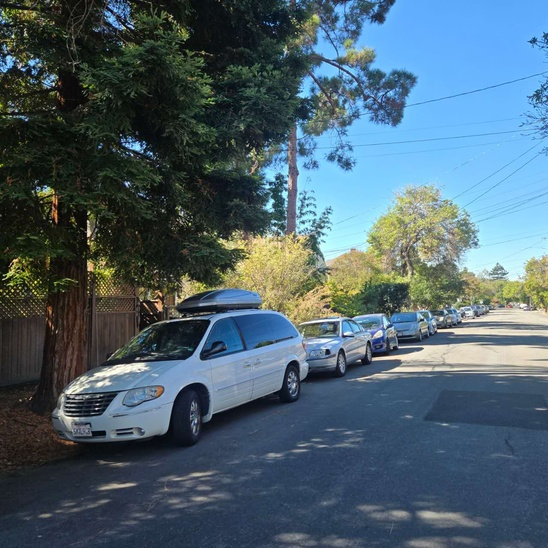
#> input picture project3B/assets/ParkerL.jpg, 548 x 548 px, shrunk from 1280 x 1280 before the run; the run also reads 1 picture not shown here
$ python auto_mosaic.py
#> lines starting #> are read from the running program, lines starting #| are printed output that depends on the picture
### project3B/harris.py

import numpy as np
import matplotlib.pyplot as plt
from skimage.feature import corner_harris, peak_local_max
from skimage.io import imread
from skimage.color import rgb2gray
import os


def get_harris_corners(im, edge_discard=20, min_distance=5, threshold_rel=0.01):
    """
    This function takes a b&w image and an optional amount to discard
    on the edge (default is 5 pixels), and finds all harris corners
    in the image. Harris corners near the edge are discarded and the
    coordinates of the remaining corners are returned. A 2d array (h)
    containing the h value of every pixel is also returned.

    h is the same shape as the original image, im.
    coords is 2 x n (ys, xs).

    Parameters:
    - min_distance: Minimum number of pixels separating corners (helps reduce corner count)
    - threshold_rel: Minimum intensity threshold for corners (relative to max)
    """

    assert edge_discard >= 20

    # find harris corners
    h = corner_harris(im, method='eps', sigma=1)
    # Adjust these parameters to reduce the number of corners before ANMS
    coords = peak_local_max(h, min_distance=min_distance, threshold_rel=threshold_rel)

    # discard points on edge
    edge = edge_discard  # pixels
    mask = (coords[:, 0] > edge) & \
           (coords[:, 0] < im.shape[0] - edge) & \
           (coords[:, 1] > edge) & \
           (coords[:, 1] < im.shape[1] - edge)
    coords = coords[mask].T
    return h, coords


# [22 lines left out: function dist2, not called in this run]


def anms(corners, harris_values, num_points=500, c_robust=0.9):
    """
    Adaptive Non-Maximal Suppression

    Parameters:
    - corners: 2 x n array of corner coordinates (ys, xs)
    - harris_values: 2D array of harris corner response values
    - num_points: Number of corners to select
    - c_robust: Robustness constant (default 0.9)

    Returns:
    - selected_corners: 2 x num_points array of selected corners
    """
    # Get harris values for each corner
    corner_strengths = harris_values[corners[0, :], corners[1, :]]

    # Convert corners to n x 2 for distance calculation
    corners_transposed = corners.T  # n x 2 (y, x)

    n = corners_transposed.shape[0]

    # Calculate radius for each point
    radii = np.inf * np.ones(n)

    print(f"Computing suppression radii for {n} corners...")

    # For each corner i
    for i in range(n):
        # Find all corners j where f(xi) < c_robust * f(xj)
        # This is equivalent to: f(xj) > f(xi) / c_robust
        # Meaning: neighbor must be significantly stronger (> 1.11x for c_robust=0.9)
        stronger_mask = corner_strengths > corner_strengths[i] / c_robust

        if np.any(stronger_mask):
            # Get corners that are stronger
            stronger_corners = corners_transposed[stronger_mask]

            # Compute distances to all stronger corners
            distances = np.sqrt(np.sum((stronger_corners - corners_transposed[i])**2, axis=1))

            # Minimum distance to any stronger corner
            radii[i] = np.min(distances)

    # Select top num_points corners with largest radii
    if n > num_points:
        # Get indices of corners with largest radii
        selected_indices = np.argsort(radii)[-num_points:]
    else:
        selected_indices = np.arange(n)

    selected_corners = corners[:, selected_indices]

    return selected_corners


def match_features(descriptors1, descriptors2, corners1, corners2, ratio_threshold=0.5):
    """
    Match features between two images using Lowe's ratio test.

    Parameters:
    - descriptors1: n1 x 64 array of descriptors from image 1
    - descriptors2: n2 x 64 array of descriptors from image 2
    - corners1: 2 x n1 array of corner locations in image 1
    - corners2: 2 x n2 array of corner locations in image 2
    - ratio_threshold: Threshold for Lowe's ratio test (default 0.5)

    Returns:
    - matches: List of tuples (idx1, idx2) where idx1 is index in image1 and idx2 in image2
    - match_distances: List of matching distances (e1-NN)
    """
    matches = []
    match_distances = []

    print(f"Matching {descriptors1.shape[0]} features from image 1 with {descriptors2.shape[0]} features from image 2...")

    # For each feature in image 1, find matches in image 2
    for i in range(descriptors1.shape[0]):
        # Compute Euclidean distances to all features in image 2
        distances = np.sqrt(np.sum((descriptors2 - descriptors1[i])**2, axis=1))

        # Sort to get nearest neighbors
        sorted_indices = np.argsort(distances)

        if len(sorted_indices) < 2:
            continue

        # Get 1-NN and 2-NN distances
        e1_nn = distances[sorted_indices[0]]
        e2_nn = distances[sorted_indices[1]]

        # Lowe's ratio test
        if e2_nn > 0 and (e1_nn / e2_nn) < ratio_threshold:
            matches.append((i, sorted_indices[0]))
            match_distances.append(e1_nn)

    print(f"Found {len(matches)} matches using ratio threshold {ratio_threshold}")

    return matches, match_distances


# [88 lines left out: function visualize_matches, not called in this run]


def extract_feature_descriptors(image, corners, window_size=40, descriptor_size=8, sample_spacing=5):
    """
    Extract feature descriptors from corners.

    Parameters:
    - image: Grayscale image
    - corners: 2 x n array of corner coordinates (ys, xs)
    - window_size: Size of the window to sample from (default 40x40)
    - descriptor_size: Size of the descriptor (default 8x8)
    - sample_spacing: Spacing between samples (default 5 pixels)

    Returns:
    - descriptors: n x (descriptor_size^2) array of feature descriptors
    - valid_corners: 2 x m array of corners with valid descriptors
    """
    n_corners = corners.shape[1]
    descriptor_dim = descriptor_size * descriptor_size
    descriptors = []
    valid_corners_list = []

    # Calculate the half-size of the window we need
    half_window = (descriptor_size - 1) * sample_spacing // 2

    for i in range(n_corners):
        y, x = corners[0, i], corners[1, i]

        # Check if the window is fully within the image
        if (y - half_window < 0 or y + half_window >= image.shape[0] or
            x - half_window < 0 or x + half_window >= image.shape[1]):
            continue

        # Sample 8x8 descriptor from 40x40 window with spacing of 5 pixels
        descriptor = np.zeros((descriptor_size, descriptor_size))

        for dy in range(descriptor_size):
            for dx in range(descriptor_size):
                # Calculate sample position relative to center
                sample_y = int(y + (dy - descriptor_size // 2 + 0.5) * sample_spacing)
                sample_x = int(x + (dx - descriptor_size // 2 + 0.5) * sample_spacing)

                # Get pixel value
                descriptor[dy, dx] = image[sample_y, sample_x]

        # Bias/gain normalization: mean=0, std=1
        mean_val = np.mean(descriptor)
        std_val = np.std(descriptor)

        if std_val > 1e-6:  # Avoid division by zero
            descriptor = (descriptor - mean_val) / std_val
        else:
            descriptor = descriptor - mean_val

        # Flatten to 64-dimensional vector
        descriptors.append(descriptor.flatten())
        valid_corners_list.append([y, x])

    if len(descriptors) == 0:
        return np.array([]), corners[:, :0]

    descriptors = np.array(descriptors)
    valid_corners = np.array(valid_corners_list).T

    return descriptors, valid_corners


# [91 lines left out: function visualize_feature_descriptors, not called in this run]


def compute_homography(src_pts, dst_pts):
    """
    Compute homography matrix from point correspondences.

    Parameters:
    - src_pts: n x 2 array of source points
    - dst_pts: n x 2 array of destination points

    Returns:
    - H: 3x3 homography matrix
    """
    n = src_pts.shape[0]

    # Build matrix A for the linear system Ah = 0
    A = []
    for i in range(n):
        x, y = src_pts[i]
        xp, yp = dst_pts[i]
        A.append([-x, -y, -1, 0, 0, 0, x*xp, y*xp, xp])
        A.append([0, 0, 0, -x, -y, -1, x*yp, y*yp, yp])

    A = np.array(A)

    # Solve using SVD
    _, _, Vt = np.linalg.svd(A)
    h = Vt[-1]

    # Reshape to 3x3 matrix
    H = h.reshape(3, 3)

    # Normalize so that H[2,2] = 1
    H = H / H[2, 2]

    return H


def ransac_homography(matches, corners1, corners2, num_iterations=1000, threshold=5.0):
    """
    Compute robust homography using 4-point RANSAC.

    Parameters:
    - matches: List of tuples (idx1, idx2) of matched features
    - corners1: 2 x n1 array of corners in image 1
    - corners2: 2 x n2 array of corners in image 2
    - num_iterations: Number of RANSAC iterations
    - threshold: Inlier threshold in pixels

    Returns:
    - best_H: 3x3 homography matrix with most inliers
    - inliers: Boolean array indicating inlier matches
    """
    if len(matches) < 4:
        print("Error: Need at least 4 matches for RANSAC")
        return None, np.array([])

    # Extract matched point pairs
    src_pts = []
    dst_pts = []
    for idx1, idx2 in matches:
        # corners are (y, x), convert to (x, y)
        src_pts.append([corners1[1, idx1], corners1[0, idx1]])
        dst_pts.append([corners2[1, idx2], corners2[0, idx2]])

    src_pts = np.array(src_pts)
    dst_pts = np.array(dst_pts)

    best_H = None
    best_inliers = np.zeros(len(matches), dtype=bool)
    best_inlier_count = 0

    print(f"Running RANSAC with {num_iterations} iterations...")

    for iteration in range(num_iterations):
        # Randomly select 4 points
        indices = np.random.choice(len(matches), 4, replace=False)

        # Compute homography from these 4 points
        try:
            H = compute_homography(src_pts[indices], dst_pts[indices])
        except:
            continue

        # Transform all source points using this homography
        src_pts_homogeneous = np.hstack([src_pts, np.ones((len(src_pts), 1))])
        transformed_pts = (H @ src_pts_homogeneous.T).T

        # Convert from homogeneous coordinates
        transformed_pts = transformed_pts[:, :2] / transformed_pts[:, 2:3]

        # Compute distances to destination points
        distances = np.sqrt(np.sum((transformed_pts - dst_pts)**2, axis=1))

        # Count inliers
        inliers = distances < threshold
        inlier_count = np.sum(inliers)

        # Update best model if this is better
        if inlier_count > best_inlier_count:
            best_inlier_count = inlier_count
            best_inliers = inliers
            best_H = H

    print(f"RANSAC completed: {best_inlier_count}/{len(matches)} inliers ({best_inlier_count/len(matches)*100:.1f}%)")

    # Recompute homography using all inliers
    if best_inlier_count >= 4:
        inlier_src = src_pts[best_inliers]
        inlier_dst = dst_pts[best_inliers]
        best_H = compute_homography(inlier_src, inlier_dst)
        print(f"Refined homography using {best_inlier_count} inliers")

    return best_H, best_inliers


# [112 lines left out: functions visualize_corners, main, not called in this run]


# [2 lines that do not run on import are left out]

### project3B/auto_mosaic.py
import numpy as np
import matplotlib.pyplot as plt
from skimage.io import imread
from skimage.color import rgb2gray
from scipy.ndimage import map_coordinates
import os

from harris import (
    get_harris_corners,
    anms,
    extract_feature_descriptors,
    match_features,
    ransac_homography,
    compute_homography
)


def warp_image(img, H, output_shape):
    """
    Warp image using homography with bilinear interpolation.

    Parameters:
    - img: Input image
    - H: 3x3 homography matrix
    - output_shape: (height, width) of output image

    Returns:
    - warped: Warped image
    """
    h, w = output_shape

    # Create coordinate grid for output image
    y, x = np.mgrid[0:h, 0:w]
    coords = np.stack([x.ravel(), y.ravel(), np.ones(h*w)])

    # Apply inverse homography
    H_inv = np.linalg.inv(H)
    src_coords = H_inv @ coords

    # Convert from homogeneous coordinates
    src_coords = src_coords[:2] / src_coords[2]

    # Warp each channel
    if len(img.shape) == 3:
        warped = np.zeros((h, w, img.shape[2]), dtype=img.dtype)
        for c in range(img.shape[2]):
            warped[:, :, c] = map_coordinates(
                img[:, :, c],
                [src_coords[1], src_coords[0]],
                order=1,
                mode='constant',
                cval=0
            ).reshape(h, w)
    else:
        warped = map_coordinates(
            img,
            [src_coords[1], src_coords[0]],
            order=1,
            mode='constant',
            cval=0
        ).reshape(h, w)

    return warped


def compute_canvas_size(images, homographies):
    """
    Compute canvas size needed to fit all warped images.

    Parameters:
    - images: List of images
    - homographies: List of homography matrices (identity for reference image)

    Returns:
    - canvas_shape: (height, width)
    - offset: (y_offset, x_offset) to apply to all images
    """
    # Get corners of all images in the panorama coordinate system
    all_corners = []

    for img, H in zip(images, homographies):
        h, w = img.shape[:2]
        corners = np.array([
            [0, 0, 1],
            [w, 0, 1],
            [w, h, 1],
            [0, h, 1]
        ]).T

        transformed = H @ corners
        transformed = transformed[:2] / transformed[2]
        all_corners.append(transformed.T)

    all_corners = np.vstack(all_corners)

    # Find bounding box
    min_x, min_y = np.floor(all_corners.min(axis=0)).astype(int)
    max_x, max_y = np.ceil(all_corners.max(axis=0)).astype(int)

    canvas_width = max_x - min_x
    canvas_height = max_y - min_y

    # Offset to shift all coordinates to positive
    offset = (-min_y, -min_x)

    return (canvas_height, canvas_width), offset


def create_mosaic(images, homographies, canvas_shape, offset):
    """
    Create mosaic by warping and blending images.

    Parameters:
    - images: List of images
    - homographies: List of homography matrices
    - canvas_shape: (height, width) of canvas
    - offset: (y_offset, x_offset)

    Returns:
    - mosaic: Blended mosaic image
    """
    h, w = canvas_shape

    # Create translation matrix for offset
    T_offset = np.array([
        [1, 0, offset[1]],
        [0, 1, offset[0]],
        [0, 0, 1]
    ])

    # Warp all images
    warped_images = []
    masks = []

    for img, H in zip(images, homographies):
        # Apply offset to homography
        H_offset = T_offset @ H

        # Warp image
        warped = warp_image(img, H_offset, canvas_shape)
        warped_images.append(warped)

        # Create mask for valid pixels
        if len(img.shape) == 3:
            mask = (warped.sum(axis=2) > 0).astype(float)
        else:
            mask = (warped > 0).astype(float)
        masks.append(mask)

    # Blend using simple averaging with feathering
    mosaic = np.zeros((h, w, 3), dtype=float)
    weight_sum = np.zeros((h, w), dtype=float)

    for warped, mask in zip(warped_images, masks):
        if len(warped.shape) == 2:
            warped = np.stack([warped, warped, warped], axis=2)

        # Distance-based feathering
        from scipy.ndimage import distance_transform_edt
        weight = distance_transform_edt(mask)
        weight = np.minimum(weight, 50) / 50.0  # Cap at 50 pixels

        mosaic += warped * weight[:, :, np.newaxis]
        weight_sum += weight

    # Normalize
    weight_sum = np.maximum(weight_sum, 1e-10)
    mosaic = mosaic / weight_sum[:, :, np.newaxis]

    # Convert to uint8
    mosaic = np.clip(mosaic, 0, 255).astype(np.uint8)

    return mosaic


def process_image_for_mosaic(image_path):
    """
    Process a single image: detect corners, extract descriptors.

    Returns: img, img_gray, descriptors, corners
    """
    img = imread(image_path)
    img_gray = rgb2gray(img)

    h, corners_harris = get_harris_corners(
        img_gray,
        edge_discard=20,
        min_distance=5,
        threshold_rel=0.01
    )

    corners_anms = anms(corners_harris, h, num_points=500, c_robust=0.9)
    descriptors, valid_corners = extract_feature_descriptors(
        img_gray,
        corners_anms,
        window_size=40,
        descriptor_size=8,
        sample_spacing=5
    )

    print(f"Processed {os.path.basename(image_path)}: {descriptors.shape[0]} descriptors")

    return img, img_gray, descriptors, valid_corners


def create_automatic_mosaic(image_paths, output_path):
    """
    Create automatic mosaic from a list of images.

    Parameters:
    - image_paths: List of image file paths (e.g., [left, middle, right])
    - output_path: Path to save output mosaic
    """
    print(f"\n{'='*60}")
    print(f"Creating automatic mosaic from {len(image_paths)} images")
    print(f"{'='*60}\n")

    # Process all images
    images = []
    descriptors_list = []
    corners_list = []

    for img_path in image_paths:
        img, img_gray, desc, corners = process_image_for_mosaic(img_path)
        images.append(img)
        descriptors_list.append(desc)
        corners_list.append(corners)

    # Use middle image as reference (identity homography)
    ref_idx = len(images) // 2
    homographies = [None] * len(images)
    homographies[ref_idx] = np.eye(3)

    print(f"\nUsing image {ref_idx} ({os.path.basename(image_paths[ref_idx])}) as reference")

    # Match and compute homographies for images before reference
    for i in range(ref_idx - 1, -1, -1):
        print(f"\n--- Matching {os.path.basename(image_paths[i])} -> {os.path.basename(image_paths[i+1])} (ref) ---")

        # Match i to i+1 (so H transforms from i to i+1)
        matches, _ = match_features(
            descriptors_list[i],
            descriptors_list[i+1],
            corners_list[i],
            corners_list[i+1],
            ratio_threshold=0.7
        )

        if len(matches) < 4:
            print(f"Warning: Not enough matches ({len(matches)})")
            continue

        # Compute homography using RANSAC (H transforms from image i to image i+1)
        H, inliers = ransac_homography(
            matches,
            corners_list[i],
            corners_list[i+1],
            num_iterations=1000,
            threshold=5.0
        )

        # Accumulate homography (to transform from image i to reference)
        homographies[i] = homographies[i+1] @ H

    # Match and compute homographies for images after reference
    for i in range(ref_idx + 1, len(images)):
        print(f"\n--- Matching {os.path.basename(image_paths[i])} -> {os.path.basename(image_paths[i-1])} (ref) ---")

        # Match i to i-1 (so H transforms from i to i-1)
        matches, _ = match_features(
            descriptors_list[i],
            descriptors_list[i-1],
            corners_list[i],
            corners_list[i-1],
            ratio_threshold=0.7
        )

        if len(matches) < 4:
            print(f"Warning: Not enough matches ({len(matches)})")
            continue

        # Compute homography using RANSAC (H transforms from image i to image i-1)
        H, inliers = ransac_homography(
            matches,
            corners_list[i],
            corners_list[i-1],
            num_iterations=1000,
            threshold=5.0
        )

        # Accumulate homography (to transform from image i to reference)
        homographies[i] = homographies[i-1] @ H

    # Compute canvas size
    print(f"\n--- Computing canvas size ---")
    canvas_shape, offset = compute_canvas_size(images, homographies)
    print(f"Canvas size: {canvas_shape}, Offset: {offset}")

    # Create mosaic
    print(f"\n--- Creating mosaic ---")
    mosaic = create_mosaic(images, homographies, canvas_shape, offset)

    # Save result
    plt.figure(figsize=(20, 10))
    plt.imshow(mosaic)
    plt.axis('off')
    plt.tight_layout()
    plt.savefig(output_path, dpi=150, bbox_inches='tight')
    print(f"\nSaved mosaic: {output_path}")
    plt.close()

    return mosaic


def main():
    output_dir = 'assets'
    os.makedirs(output_dir, exist_ok=True)

    # Create Parker Street panorama
    print("\n" + "="*60)
    print("Creating Parker Street Panorama")
    print("="*60)

    parker_paths = [
        'assets/ParkerL.jpg',
        'assets/ParkerM.jpg',
        'assets/ParkerR.jpg'
    ]

    mosaic_parker = create_automatic_mosaic(
        parker_paths,
        os.path.join(output_dir, 'auto_mosaic_parker.jpg')
    )
#> in process_image_for_mosaic, img is the input picture: shape (548, 548, 3); mean R, G, B 76.2, 97.2, 108.7
#> in process_image_for_mosaic, `img_gray = rgb2gray(img)`:
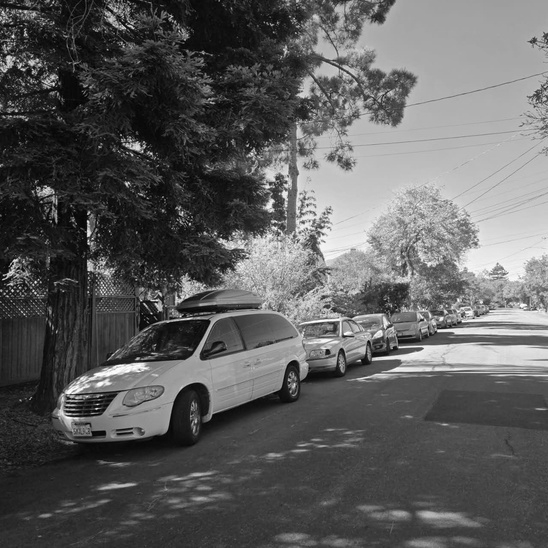
#> img_gray: shape (548, 548) float64; min 0.000833, max 0.999, mean 0.367
#> in get_harris_corners, `h = corner_harris(im, method='eps', sigma=1)`:
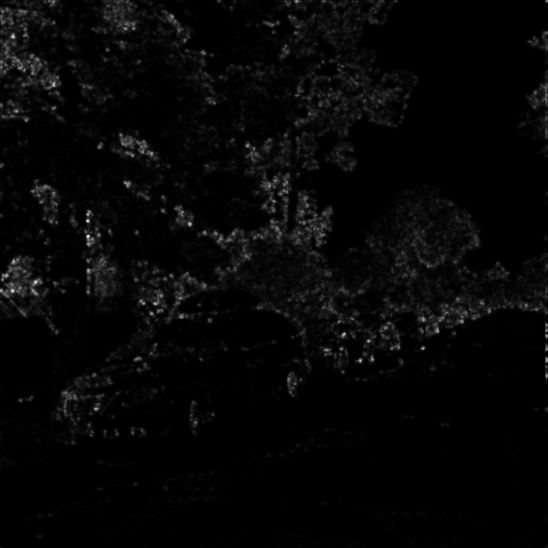
#> h: shape (548, 548) float64; min 0, max 2.19, mean 0.0561; drawn with min black and max white
#> in get_harris_corners, `coords = peak_local_max(h, min_distance=min_distance, threshold_rel=th..`: coords = 935 pairs, first value 5 to 542, second value 5 to 539
#> in anms, `corner_strengths = harris_values[corners[0, :], corners[1, :]]`: corner_strengths = 843 values, max 2.19 at index 0, min 0.0222 at index 842, mean 0.376
#> in anms, `corners_transposed = corners.T`: corners_transposed = 843 pairs, first value 21 to 525, second value 21 to 527
#> (printed output is left out)
#> the loop in anms, `for i in range(n):` made 843 passes
#> (stronger_corners, distances) on passes 3 to 9: ([[236, 88]], [69.53]), ([[236, 88], [220, 87]], [298.9, 306.8]), ([[236, 88], [220, 87], [281, 35]], [155, 139.2, 196.8]), ([[236, 88], [220, 87], [281, 35]], [94.75, 107.3, 122]), ([[236, 88], [220, 87], [281, 35]], [34, 50.01, 54.13]), ([[236, 88], [220, 87], [281, 35]], [101.8, 102, 164.6]), ([[236, 88], [220, 87], [281, 35]], [274.1, 281.1, 313.5])
#> in anms, `selected_indices = np.argsort(radii)[-num_points:]`: selected_indices = 500 values, max 841 at index 4, min 0 at index 499, mean 384.2
#> the loop in extract_feature_descriptors, `for i in range(n_corners):` made 500 passes
#> (y, x) on passes 1 to 3: (191, 412), (26, 233), (303, 143)
#> after the loop in extract_feature_descriptors, `for i in range(n_corners):`: descriptors = 500 items; valid_corners_list = 500 pairs, first value 21 to 525, second value 21 to 527
#| Processed ParkerL.jpg: 500 descriptors
#| Using image 1 (ParkerM.jpg) as reference
#> the loop in create_automatic_mosaic, `for i in range(ref_idx - 1, -1, -1):` made 1 pass
#| RANSAC completed: 34/35 inliers (97.1%)
#> the loop in create_automatic_mosaic, `for i in range(ref_idx + 1, len(images)):` made 1 pass
#> i on pass 1: 2
#> (printed output is left out)
#> the loop in compute_canvas_size, `for img, H in zip(images, homographies):` made 3 passes
#> H on pass 2: [[1, 0, 0], [0, 1, 0], [0, 0, 1]]
#| Canvas size: (899, 1498), Offset: (188, 523)
#> the loop in create_mosaic, `for img, H in zip(images, homographies):` made 3 passes
#> pass 1, in warp_image, `y, x = np.mgrid[0:h, 0:w]`:
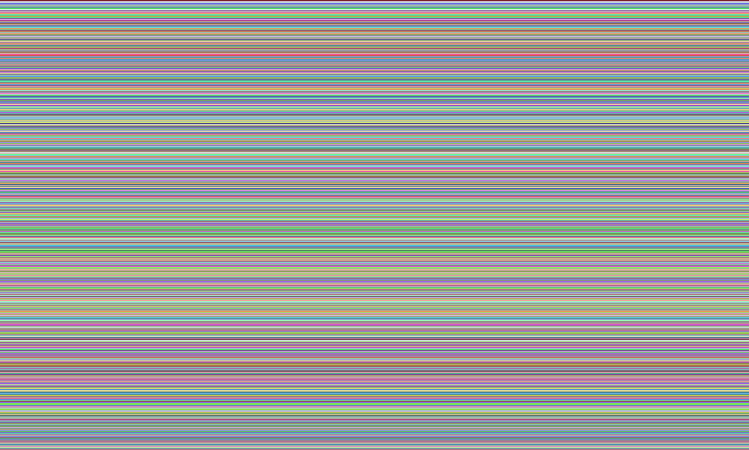
#> y: shape (899, 1498) int64 (shown at 1/2 size); 899 distinct labels, from 0 to 898; one colour per label, 0 black
#> the loop in create_mosaic, `for warped, mask in zip(warped_images, masks):` made 3 passes
#> (the rest of the program and of its run is left out)
